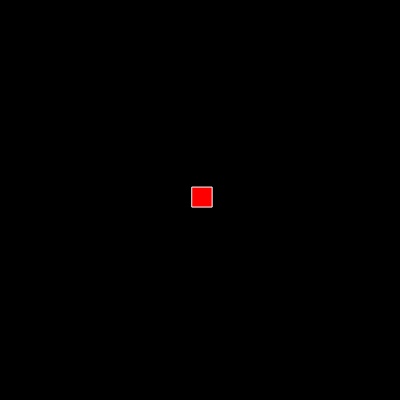
Frame 1 (no input)
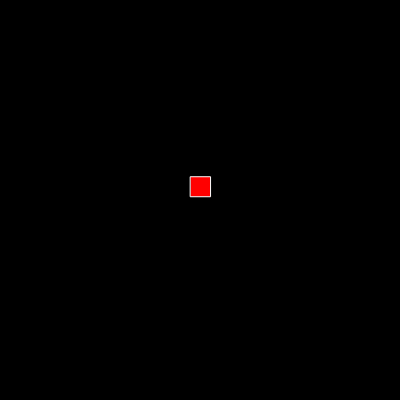
Frame 60 (no input)
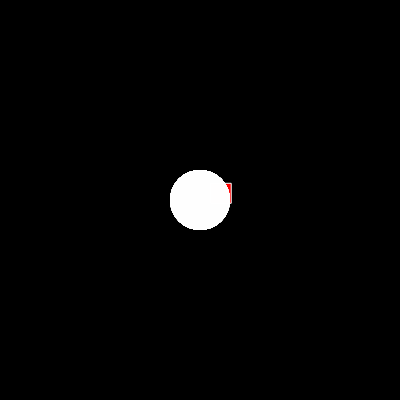
Frame 120 (the mouse pressed at the canvas centre since frame 60)

The p5.js sketch that drew these frames (run headless with seeded random() and noise() and a simulated clock; from frame 60 on, the mouse is pressed at the canvas centre):

// p5.js sketch
// ── sketch.js
let x = 200;
let y = 200;
let extraCanvas;

function setup() {
	createCanvas(400, 400);
	extraCanvas = createGraphics(400, 400);
	extraCanvas.clear();
	background(0);
}

function draw() {
	
	// No trails
	background(0);
	x += random(-5, 5);
	y += random(-5, 5);
	fill(255, 0, 0);
	stroke(255);
	rectMode(CENTER);
	rect(x, y, 20, 20);
	
	// Trails
	if (mouseIsPressed) {
		extraCanvas.fill(255, 150);
		extraCanvas.noStroke();
		extraCanvas.ellipse(mouseX, mouseY, 60, 60);
	}
	
	image(extraCanvas, 0, 0);
}
